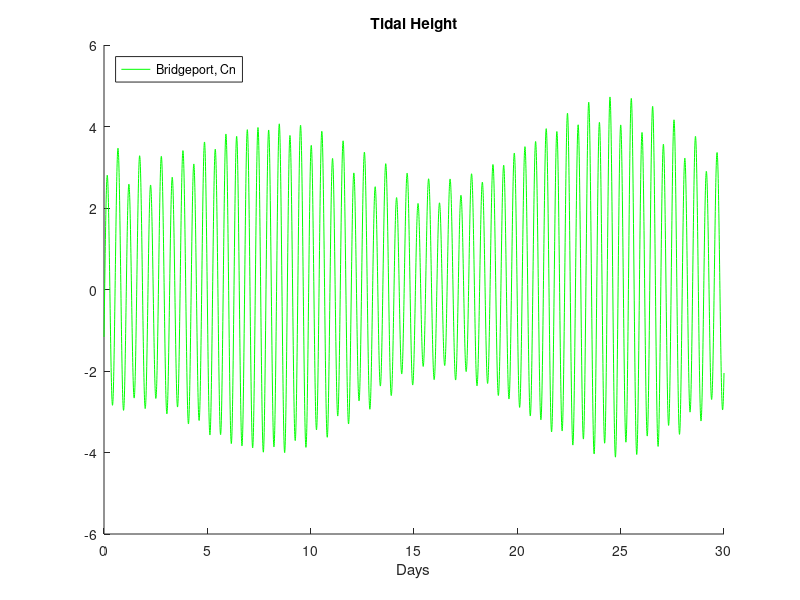

The MATLAB source for this figure:
% 2016-07-22 13:26:04.327730432 +0200
%% frequency of tidal constituents
%% method of doodson
%% source: wikipedia

 % Speed in degrees per hour for various Earth-Moon-Sun astronomical attributes, as given in Tides, Surges and Mean Sea-Level, D.T. Pugh.
 clear EMS;
 % T + s - h                         +15            w0: Nominal day, ignoring the variation followed via the Equation of Time.
 EMS.T = +360/(1.0350)/24;          %+14.492054485  w1: is the advance of the moon's longitude, referenced to the Earth's zero longitude, one full rotation in 1.0350 mean solar days.
 EMS.s = +360/(27.3217)/24;         % +0.5490141536 w2: Moon around the earth in 27.3217 mean solar days.
 EMS.h = +360/(365.2422)/24;        % +0.0410686388 w3: Earth orbits the sun in a tropical year of 365.24219879 days, not the 365.2425 in 365 + y/4 - y/100 + y/400. Nor with - y/4000.
 EMS.p = +360/(365.25* 8.85)/24;    % +0.0046404    w4: Precession of the moon's perigee, once in 8.85 Julian years: apsides.
 EMS.N = -360/(365.25*18.61)/24;    % -0.00220676   w5: Precession of the plane of the moon's orbit, once in 18.61 Julian years: negative, so recession.
 EMS.pp= +360/(365.25*20942)/24;    % +0.000001961  w6: Precession of the perihelion, once in 20942 Julian years.
 % T + s = 15.041068639°/h is the rotation of the earth with respect to the fixed stars, as both are in the same sense.
 %                   Reference                      Angular Speed           Degrees/hour  Period in Days.  Astronomical Values.
 % Sidereal day      Distant star                   ws = w0 + w3 = w1 + w2  15.041                0.9973
 % Mean solar day    Solar transit of meridian      w0 = w1 + w2 - w3       15                    1
 % Mean lunar day    Lunar transit of meridian      w1                      14.4921               1.0350
 % Month Draconic    Lunar ascending node           w2 + w5                   .5468              27.4320
 % Month Sidereal    Distant star                   w2                        .5490              27.3217    27d07h43m11.6s  27.32166204
 % Month Anomalistic Lunar Perigee (apsides)        w2 - w4                   .5444              27.5546
 % Month Synodic     Lunar phase                    w2 - w3 = w0 - w1         .5079              29.5307    29d12h44m02.8s  29.53058796
 % Year Tropical     Solar ascending node           w3                        .0410686          365.2422   365d05h48m45s   365.24218967  at 2000AD. 365.24219879 at 1900AD.
 % Year Sidereal     Distant star                                             .0410670          365.2564   365d06h09m09s   365.256363051 at 2000AD.
 % Year Anomalistic  Solar perigee (apsides)        w3 - w6                   .0410667          365.2596   365d06h13m52s   365.259635864 at 2000AD.
 % Year nominal      Calendar                                                                   365 or 366
 % Year Julian                                                                                  365.25
 % Year Gregorian                                                                               365.2425
 % Obtaining definite values is tricky: years of 365, 365.25, 365.2425 or what days? These parameters also change with time.

 clear Tide;
 %                                          w1 w2 w3 w4 w5 w6
 Tide.Name{1} = 'M2';   Tide.Doodson{ 1} = [+2  0  0  0  0  0]; Tide.Title{ 1} = 'Principal lunar, semidiurnal';
 Tide.Name{2} = 'S2';   Tide.Doodson{ 2} = [+2 +2 -2  0  0  0]; Tide.Title{ 2} = 'Principal solar, semidiurnal';
 Tide.Name{3} = 'N2';   Tide.Doodson{ 3} = [+2 -1  0 +1  0  0]; Tide.Title{ 3} = 'Principal lunar elliptic, semidiurnal';
 Tide.Name{4} = 'L2';   Tide.Doodson{ 4} = [+2 +1  0 -1  0  0]; Tide.Title{ 4} = 'Lunar semi-diurnal: with N2 for varying speed around the ellipse';
 Tide.Name{5} = 'K2';   Tide.Doodson{ 5} = [+2 +2 -1  0  0  0]; Tide.Title{ 5} = 'Sun-Moon angle, semidiurnal';
 Tide.Name{6} = 'K1';   Tide.Doodson{ 6} = [+1 +1  0  0  0  0]; Tide.Title{ 6} = 'Sun-Moon angle, diurnal';
 Tide.Name{7} = 'O1';   Tide.Doodson{ 7} = [+1 -1  0  0  0  0]; Tide.Title{ 7} = 'Principal lunar declinational';
 Tide.Name{8} = 'Sa';   Tide.Doodson{ 8} = [ 0  0 +1  0  0  0]; Tide.Title{ 8} = 'Solar, annual';
 Tide.Name{9} = 'nu2';  Tide.Doodson{ 9} = [+2 -1 +2 -1  0  0]; Tide.Title{ 9} = 'Lunar evectional constituent: pear-shapedness due to the sun';
 Tide.Name{10} = 'Mm';  Tide.Doodson{10} = [ 0 +1  0 -1  0  0]; Tide.Title{10} = 'Lunar evectional constituent: pear-shapedness due to the sun';
 Tide.Name{11} = 'P1';  Tide.Doodson{11} = [+1 +1 -2  0  0  0]; Tide.Title{11} = 'Principal solar declination';
 Tide.Constituents = 11;
 % Because w0 + w3 = w1 + w2, the basis set {w0,...,w6} is not independent. Usage of w0 (or of EMS.T) can be eliminated.
 % For further pleasure w2 - w6 correspond to other's usage of w1 - w5.

 % Collect the basic angular speeds into an array as per A. T. Doodson's organisation. The classic Greek letter omega is represented as w.
 clear w;
 % w(0) = EMS.T + EMS.s - EMS.h;	% This should be w(0), but MATLAB doesn't allow this!
 w(1) = EMS.T;	
 w(2) = EMS.s;
 w(3) = EMS.h;
 w(4) = EMS.p;
 w(5) = EMS.N;
 w(6) = EMS.pp;

 % Prepare the basis frequencies, of sums and differences. Doodson's published coefficients typically have 5 added
 % so that no negative signs will disrupt the layout: the scheme here does not have the offset.
 disp('Name °/hour  Hours   Days');
 for i = 1:Tide.Constituents
  Tide.Speed(i) = sum(Tide.Doodson{i}.*w);    % Sum terms such as DoodsonNumber(j)*w(j) for j = 1:6.
  disp([int2str(i),' ',Tide.Name{i},' ',num2str(Tide.Speed(i)),' ',num2str(360/Tide.Speed(i)),' ',num2str(15/Tide.Speed(i)),' ',Tide.Title{i}]);
 end;

 clear Place;
 % The amplitude H and phase for each constituent are determined from the tidal record by least-squares
 % fitting to the observations of the amplitudes of the astronomical terms with expected frequencies and phases.
 % The number of constituents needed for accurate prediction varies from place to place.
 % In making up the tide tables for Long Island Sound, the National Oceanic and Atmospheric Administration
 % uses 23 constituents. The eleven whose amplitude is greater than .1 foot are:
 Place(1).Name = 'Bridgeport, Cn';	% Counting time in hours from midnight starting Sunday 1 September 1991.
 %                  M2      S2     N2    L2    K2     K1     O1    Sa   nu2    Mm     P1...
 Place(1).A = [  3.185   0.538  0.696 0.277 0.144  0.295  0.212 0.192 0.159 0.108  0.102];	% Tidal heights (feet)
 Place(1).P = [-127.24 -343.66 263.60 -4.72 -2.55 142.02 505.93 301.5 45.70 86.82 340.11];	% Phase (degrees). 
 % The values for these coefficients are taken from http://www.math.sunysb.edu/~tony/tides/harmonic.html
 % which originally came from a table published by the US. National Oceanic and Atmospheric Administration.

 % Calculate a tidal height curve, in terms of hours since the start time.
 PlaceCount = 1;
 Colour=cellstr(strvcat('g','r','b','c','m','y','k'));	% A collection.
 clear y;
 step = 0.125; LastHour = 720; % 8760 hours in a year.
 n = LastHour/step + 1;
 y(1:n,1:PlaceCount) = 0;
 t = (0:step:LastHour)/24;
 for it = 1:PlaceCount
  i = 0;
  for h = 0:step:LastHour
   i = i + 1;
   y(i,it) = sum(Place(it).A.*cosd(Tide.Speed*h + Place(it).P)); %Sum terms A(j)*cos(speed(j)*h + p(j)) for j = 1:Tide.Constituents.
  end;      % Should use cos(ix) = 2*cos([i - 1]*x)*cos(x) - cos([i - 2]*x), but, for clarity...
 end;

 figure(1); clf; hold on; title('Tidal Height'); xlabel('Days');
 for it = 1:PlaceCount
  plot(t,y(1:n,it),Colour{it});
 end;
 legend(Place(1:PlaceCount).Name,'Location','NorthWest');

